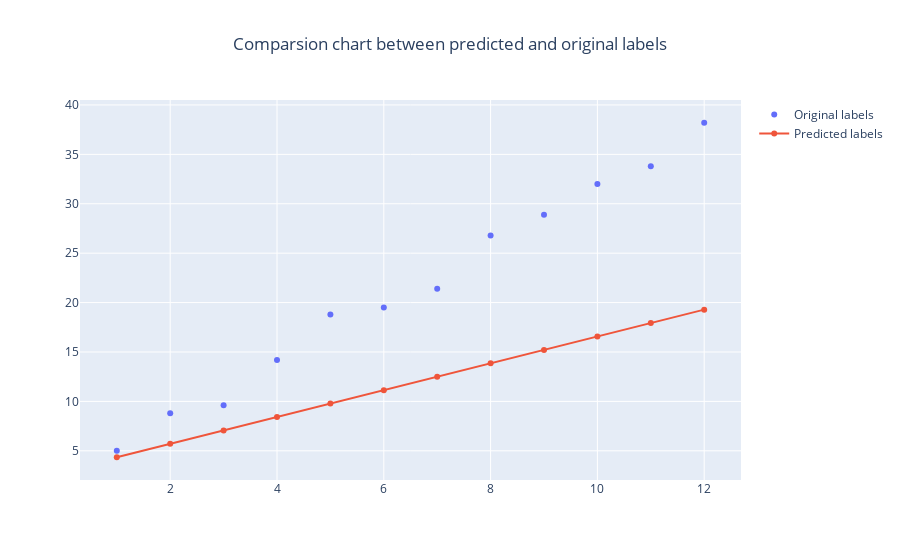

Notebook code cell kept with this figure:
### Code cell
model_label_output = get_new_labels(trained_weight, trained_bias, my_feature)

plot_original_and_predicted_label(my_feature, my_label, model_label_output)

### Figure 1 — Plotly figure (JSON) as saved in the notebook; plotly's stock layout.template omitted (floating-point values rounded to 4 significant figures)
{"data": [{"mode": "markers", "name": "Original labels", "type": "scatter", "x": [1, 2, 3, 4, 5, 6, 7, 8, 9, 10, 11, 12], "y": [5, 8.8, 9.6, 14.2, 18.8, 19.5, 21.4, 26.8, 28.9, 32, 33.8, 38.2]}, {"mode": "lines+markers", "name": "Predicted labels", "type": "scatter", "x": [1, 2, 3, 4, 5, 6, 7, 8, 9, 10, 11, 12], "y": [4.347, 5.705, 7.063, 8.421, 9.778, 11.14, 12.49, 13.85, 15.21, 16.57, 17.93, 19.28]}], "layout": {"title": {"text": "Comparsion chart between predicted and original labels", "x": 0.5}}}
